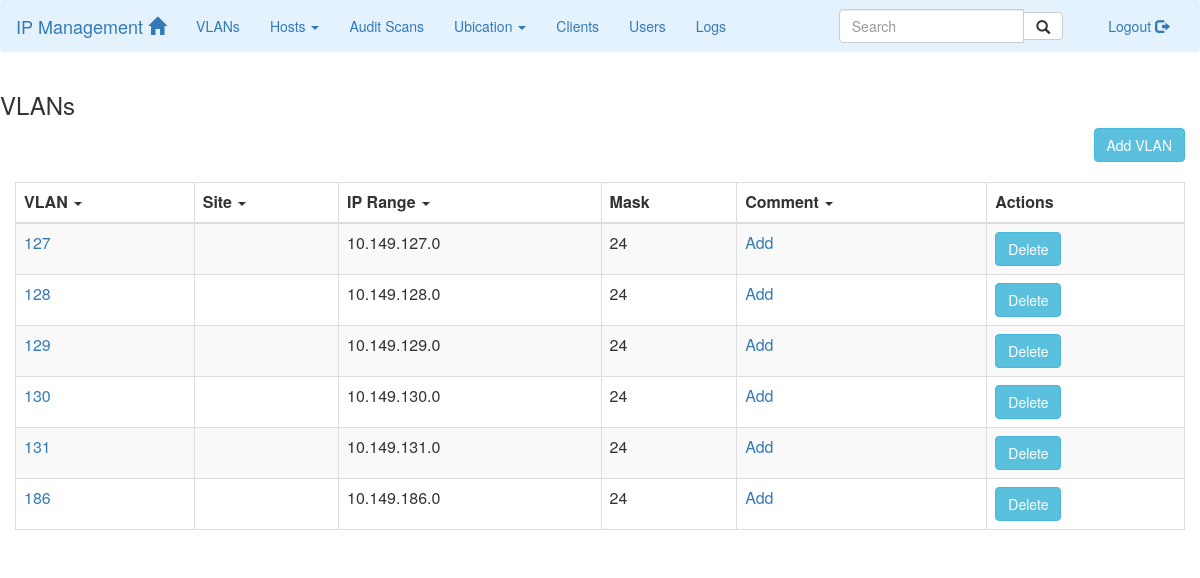
Page /vlans.php (signed in) on the committed database.
### tables this page shows
CREATE TABLE `vlans` (
  `vlan` char(100) NOT NULL DEFAULT '',
  `description` char(100) DEFAULT NULL,
  `mask` int(11) NOT NULL,
  `iprange` char(100) NOT NULL,
  `id_site` int(11) DEFAULT NULL,
  PRIMARY KEY (`vlan`)
);

### vlans.php (the view, shortened to what this page needs)
<?php
        require 'header.php';
?>
<body>
    <?php
        echo drawHeader();
    ?>
    <div class="container-fluid">
            <div class="row">
                <h3>VLANs</h3>
            </div>
            <div class="pull-right" style="padding-bottom:20px">
        <?php
        if (isset($_COOKIE['isadmin'])) {
            echo '<a href="add_vlan.php" class="btn btn-info" role="button">Add VLAN</a>';
        }
        ?>
            </div>
            <div>
                <table class="table table-striped table-bordered" data-sortable>
                  <thead>
                    <tr>
                      <th>VLAN <span class="caret"></span></th>
                      <th>Site <span class="caret"></span></th>
                      <th>IP Range <span class="caret"></span></th>
                      <th>Mask</th>
                      <th>Comment <span class="caret"></th>
                      <th>Actions</th>
                    </tr>
                  </thead>
                  <tbody>
                    <?php
                    $pdo = Database::connect();
                    $sql = 'SELECT * FROM vlans ORDER BY vlan ASC';
                    foreach ($pdo->query($sql) as $row) {
                        echo '<tr>';
                        echo '<td><a href="hosts.php?vlan='.$row['vlan'].'">'.$row['vlan'].'</a></td>';
                        echo '<td>'.$row['id_site'].'</td>';
                        echo '<td>'.$row['iprange'].'</td>';
                        echo '<td>'.$row['mask'].'</td>';
                        if ($row['description'] == '') {
                            echo '<td><a href="comments.php?vlan='.$row['vlan'].'&type=Add">Add</a></td>';
                        } else {
                            echo '<td><a href="comments.php?vlan='.$row['vlan'].'&type=Modify">'.$row['description'].'</a></td>';
                        }
                        if (isset($_COOKIE['isadmin'])) {
                            echo '<td><a href="#" data-href="delete_vlan.php?vlan='.$row['vlan'].'" data-toggle="modal" data-target="#confirm-delete"><button type="button" class="btn btn-info">Delete</button></a></td>';
                            echo '</tr>';
                        } else {
                            echo '<td>None</td>';
                            echo '</tr>';
                        }
                    }
                    ?>
                  </tbody>
            </table>
        </div>
    </div>
  </body>
</html>

### header.php (shortened to what this page needs)
<?php
function drawHeader()
{
    $pdo = Database::connect();
    $sql = 'SELECT * FROM vlans ORDER BY vlan ASC';
    $output = '
<!DOCTYPE html>
<html lang="en">
<head>
    <meta charset="utf-8" name="viewport" content="width=device-width, initial-scale=1">
    <title>Angello IP Management</title>
    <link   href="css/bootstrap.min.css" rel="stylesheet">
    <script src="https://ajax.googleapis.com/ajax/libs/jquery/1.12.2/jquery.min.js"></script>
    <script src="js/bootstrap.min.js"></script>
    <script src="js/sortable.min.js"></script>
    <script type="text/javascript" src="js/jquery.tabletoCSV.js" > </script>
    <script>
        $(function(){
            $("#export").click(function(){
                $("#hosts_table").tableToCSV();
            });
        });
    </script>
</head>
<nav class="navbar navbar-light" style="background-color: #e3f2fd;">
	    <div class="container-fluid">
	        <div class="navbar-header">
		      <button type="button" class="navbar-toggle" data-toggle="collapse" data-target="#mainmenu">
		        <span class="icon-bar" style="background-color:	#00008B;"></span>
		        <span class="icon-bar" style="background-color: #00008B;"></span>
		        <span class="icon-bar" style="background-color: #00008B;"></span>
		      </button>
	            <a class="navbar-brand" href="index.php">IP Management <span class="glyphicon glyphicon-home"></span></a>
	        </div>
    		<div class="collapse navbar-collapse" id="mainmenu">
                	<ul class="nav navbar-nav">
				<li class="nav-item">
					<a href="vlans.php">VLANs</a>
				</li>
                                <li class="dropdown"><a class="dropdown-toggle" data-toggle="dropdown" href="#">Hosts <span class="caret"></span></a>
					<ul class="dropdown-menu">';
    foreach ($pdo->query($sql) as $row) {
        $output .= '<li><a href="hosts.php?vlan='.$row['vlan'].'">'.$row['vlan'].'</a></li>';
    }
    $output .= '</ul>
				</li>
				<li class="nav-item">
					<a href="scans.php">Audit Scans</a>
				</li>
                                <li class="dropdown"><a class="dropdown-toggle" data-toggle="dropdown" role="button" aria-haspopup="true" aria-expanded="false" href="#">Ubication <span class="caret"></span></a>
					<ul class="dropdown-menu">
            					<li><a href="countries.php">Countries</a></li>
            					<li><a href="sites.php">Sites</a></li>
					</ul>
				</li>
				<li>
					<a href="clients.php">Clients</a>
				</li>
				<li>
					<a href="users.php">Users</a>
				</li>
				<li>
					<a href="logs.php">Logs</a>
				</li>
			</ul>
			<ul class="nav navbar-nav navbar-right">
				<li>
					<a href="logout.php">Logout <span class="glyphicon glyphicon-log-out"></a>
				</li>
                        </ul>
		        <div class="col-sm-3 col-md-3 pull-right">
            			<form class="navbar-form" role="search" method="GET" action="search.php">
		                	<div class="input-group">
	                		    <input type="text" class="form-control" placeholder="Search" name="search">
			                    <div class="input-group-btn">
                			        <button class="btn btn-default" type="submit"><i class="glyphicon glyphicon-search"></i></button>
        	        	    	    </div>
                			</div>
            			</form>
        		</div>
		</div>
	    </div>
	</nav>';
    return $output;
}

### rows in the picture
vlans: vlan "127", iprange "10.149.127.0", mask "24"
vlans: vlan "128", iprange "10.149.128.0", mask "24"
vlans: vlan "129", iprange "10.149.129.0", mask "24"
vlans: vlan "130", iprange "10.149.130.0", mask "24"
vlans: vlan "131", iprange "10.149.131.0", mask "24"
vlans: vlan "186", iprange "10.149.186.0", mask "24"
